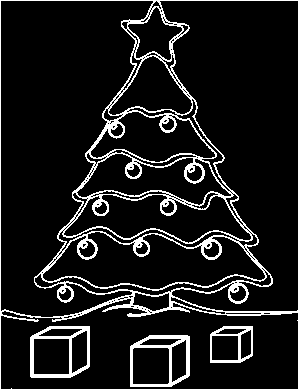
#> input picture sheet06/images/xmas.png, 298 x 389 px
$ jupyter execute --allow-errors sheet06.ipynb   (shell and % lines are left out)
#> lines starting #> are read from the running program, lines starting #| are printed output that depends on the picture
Osnabrück University - Computer Vision (Winter Term 2018/19) - Prof. Dr.-Ing. G. Heidemann, Ulf Krumnack, Axel Schaffland

# Exercise Sheet 06: Hough Transform

## Introduction

This week's sheet should be solved and handed in before the end of **Sunday, December 16, 2018**. If you need help (and Google and other resources were not enough), feel free to contact your groups' designated tutor or whomever of us you run into first. Please upload your results to your group's Stud.IP folder.

## Assignment 0: Math recap (Eigenvectors and Eigenvalues) [0 Points]

This exercise is supposed to be very easy, does not give any points, and is voluntary. There will be a similar exercise on every sheet. It is intended to revise some basic mathematical notions that are assumed throughout this class and to allow you to check if you are comfortable with them. Usually you should have no problem to answer these questions offhand, but if you feel unsure, this is a good time to look them up again. You are always welcome to discuss questions with the tutors or in the practice session. Also, if you have a (math) topic you would like to recap, please let us know.

**a)** What is an eigenvector of a matrix/a linear mapping? What are eigenvalues?

YOUR ANSWER HERE

**b)** What is the characteristic polynomial of a matrix? How is it related to eigenvalues? What are algebraic and geometric multiplicity of an eigenvalue?

YOUR ANSWER HERE

**c)** What is the spectrum of a matrix? What does the spectral theorem state?

YOUR ANSWER HERE

**d)** [bonus task]: Numpy/Scipy provide functions to compute eigenvalues. Lookup these functions and apply them to an example.

[cell 1]
# YOUR CODE HERE

## Assignment 1: Hough transform [6 Points]

**a)** Explain in your own words the idea of Hough transform. What is an accumulator space? In what sense can the Hough transform be seen as a model-based approach?

>Hough transform is a technique to detect shapes that can easily be represented in mathematical form (in that sense it is model-based). The idea being that with n parameters that describe the sought after shape, we can span an n-dimensional space of all possible combinations of parameters. For each point in out image we look for all shape configurations that would include that point.We then proceed to to increment the value of the corresponding bin in our n-dimensional space by one, which is why it's called the accumulator space. The maxima within a given threshold of that space are the candidates for our shapes.

**b)** What is linear Hough transform? What does a point in the linear Hough space represent? Explain the meaning of the two coordinates.

> The linear Hough transform is the above technique applied to the shape of a line, which can be represented as y=mx+c or in parametric form, as ρ=xcosθ+ysinθ.
There's only two parameters neccessary to describe a line(m and c/ρ and θ) , leading to a 2-dimensional accumulatos space. Each point in that space represents a combinations of those two parameters. In case of y=mx+c they describe slope and intercept of the line, in case of the parametric form the perpendicular distance from origin to the line, and the angle formed by this perpendicular line and horizontal axis.

**c)**  How are points, lines, polygons transformed by linear Hough transform? What about parallel lines? Try different configurations using the functions `point`, `line`, `polygon` below. Use the function `skimage.transform.hough_line` to display these examples.

> Each pixel ist transformed to a curve representing the possible parameter assignments that would let a line intersect that point.
Therefore a point is a single curve and a line is a number of curves intersecting in the point that represents the line. A polygon is basically 4 lines, represented in accumulator space by the 4 points where interesection occured the most. Parallel lines differ only in one parameter, which is their intercept or in the case below the distance to the origin.

[cell 2]
from skimage.transform import hough_line
import matplotlib.pyplot as plt
import numpy as np

steps = lambda p,q : max(map(lambda x,y: abs(x-y), p, q))+1
coords = lambda p,q,s : tuple([np.linspace(x,y,s,dtype=np.uint16) for x,y in zip(p,q)])

def point(img, p):
    "Insert a point in the black/white image at position p"
    img[p] = 1

def line(img, p, q):
    "Insert a line from p to q in the black/white image"
    img[coords(p,q,steps(p,q))] = 1

def polygon(img, vertices):
    "Insert a (closed) polygon given by a list of points into the black/white image"
    for p, q in zip(vertices, vertices[1:]+vertices[0:1]):
        line(img,p,q)

img = np.zeros((100,100))

# YOUR CODE HERE

rand = lambda : np.random.randint(0,80)

# [16 lines of commented-out code are left out]
polygon(img,[(rand(),rand()),(rand(),rand()),(rand(),rand()),(rand(),rand())])


plt.figure(figsize=(12, 4))
plt.gray()
plt.subplot(1,2,1) ; plt.title('Image'); plt.imshow(img, origin = 'lower')

out, angles, d = hough_line(img)
plt.subplot(1,2,2) ; plt.title('Hough transform (skimage)');
plt.xlabel('Angles (degrees)')
plt.ylabel('Distance (pixels)')
plt.imshow(np.log(1 + out), extent=[np.rad2deg(angles[-1]), np.rad2deg(angles[0]), d[-1], d[0]], origin = 'lower')
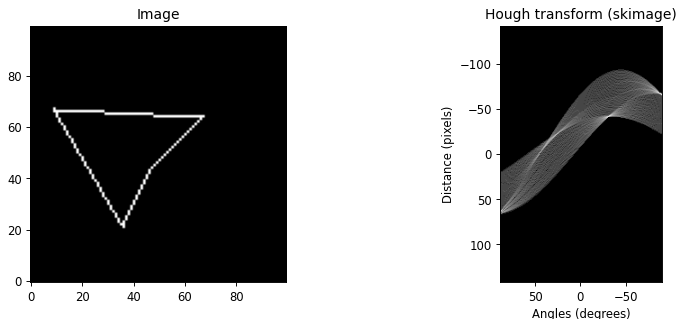
#> figure drawn by matplotlib, 2 panels

## Assignment 2: Implementing Hough transform [7 Points]

**a)** Implement your own version of linear Hough transform and compare the results with the function `skimage.transform.hough_line`.

[cell 3]
from skimage.transform import hough_line
from skimage import filters
import matplotlib.pyplot as plt
import numpy as np
import math
import warnings
warnings.filterwarnings('ignore')

def my_hough_line(img, angles=180):
    """
    Apply linear Hough transform to the given image.

    Arguments:
        img: numpy.ndarray
            The binary image to transform
        angles: int
            The number of angles to consider.
    Result:
        accumulator: numpy.ndarray
            The accumulator space.
    """
#> called with angles = 180
    # indices of edge pixels found with sobel filter
    edge_idx = np.transpose(np.nonzero(filters.sobel(img)))

    # image dimensions
    width, height = img.shape
    diag_len = int(np.ceil(np.linalg.norm([width, height])))

    # angles in radians
    thetas = np.deg2rad(np.arange(-angles//2, angles//2))
    # cached values
    theta_cache = list(zip(np.cos(thetas), np.sin(thetas)))

    # hough transform accumulator space
    accumulator = np.zeros((2*diag_len, len(thetas)), dtype=np.uint64)

    for (x,y) in edge_idx:
        for idx, (cos_t, sin_t) in enumerate(theta_cache):
            #cos_t, sin_t = value
            rho = int(np.round(x*cos_t + y*sin_t) + diag_len)
            accumulator[rho, idx] += 1

    return accumulator

img = np.zeros((100,100))

# You may try different paintings here:
#point(img, (10,10))
#line(img,(10,20),(70,20))
polygon(img,[(20,10),(80,50),(80,80),(30,60)])

plt.figure(figsize=(12, 4))
plt.gray()
plt.subplot(1,3,1) ; plt.title('Image'); plt.imshow(img, origin = 'lower')

out, angles, d = hough_line(img)
plt.subplot(1,3,2) ; plt.title('Hough transform (skimage)');
plt.xlabel('Angles (degrees)')
plt.ylabel('Distance (pixels)')
plt.imshow(np.log(1 + out), extent=[np.rad2deg(angles[-1]), np.rad2deg(angles[0]), d[-1], d[0]], origin = 'lower')

my_out = my_hough_line(img)
plt.subplot(1,3,3) ; plt.title('Hough transform (own implementation)');
plt.xlabel('Angles (degrees)')
plt.ylabel('Distance (pixels)')
plt.imshow(np.log(1+my_out), extent=[0, 180, -144, 144])
plt.show()
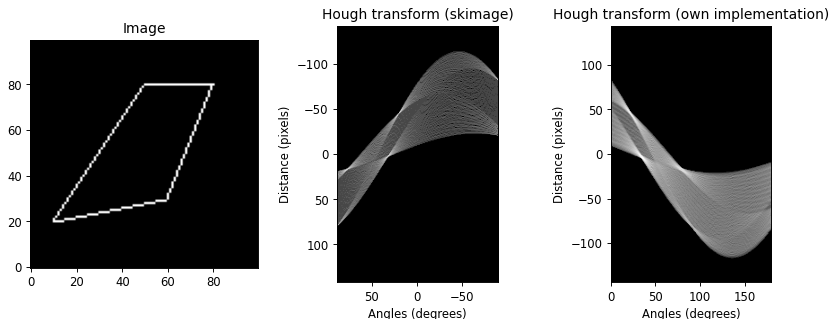
#> figure drawn by matplotlib, 3 panels

**b)** Under which conditions is (linear) Hough transform invertible? Try to implement an inverse linear Hough transform.

YOUR ANSWER HERE

[cell 4]
from skimage.transform import hough_line
import matplotlib.pyplot as plt
import numpy as np


# YOUR CODE HERE

def my_inverse_hough_line(accumulator, shape):
    """Compute an inverse Hough transform, i.e. compute the image from the accumulator space.

    Arguments:
        accumulator: numpy.ndarray
        shape: tuple
            The shape (dimensions) of the image to be created

    Result:
        img: numpy.ndarray
            The image created from the accumulator space.
    """
    img = np.zeros(shape, np.uint64)

    # YOUR CODE HERE
    return img

img = np.zeros((100,100))

#point(img, (10,10))
#line(img,(10,20),(70,20))
#line(img,(20,10),(20,70))
polygon(img,[(10,30),(50,50),(10,70)])

plt.figure(figsize=(12, 4))
plt.gray()
plt.subplot(1,3,1) ; plt.title('Image'); plt.imshow(img, origin = 'lower')

out, angles, d = hough_line(img)
plt.subplot(1,3,2) ; plt.title('Hough transform (skimage)');
plt.xlabel('Angles (degrees)')
plt.ylabel('Distance (pixels)')
plt.imshow(np.log(1 + out), extent=[np.rad2deg(angles[-1]), np.rad2deg(angles[0]), d[-1], d[0]])

img2 = my_inverse_hough_line(out, img.shape)
plt.subplot(1,3,3) ; plt.title('Inverse Hough transform');
plt.imshow(img2, origin = 'lower')
plt.show()
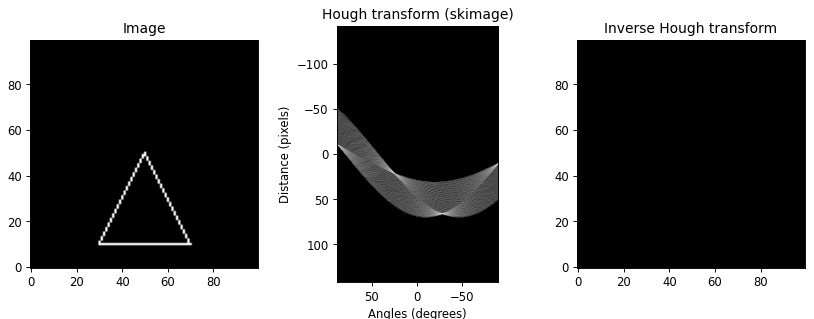
#> figure drawn by matplotlib, 3 panels

## Assignment 3: Circular Hough [7 Points]

**a)** Explain the idea of circular Hough transform. How many dimensions does the accumulator space have and what do they represent? What practical problems do you expect when computing circular Hough transform?

> In a two-dimensional space, a circle can be described by:( x − a )<sup>2</sup> + ( y − b )2<sup>2</sup> = r<sup>2</sup>
Therefore we are left with 3 parameters (a,b and r) to find assignments for, meaning the accumulator space is 3-dimensional. Due to the curse of dimensionality that additional parameter leads to increased computation and storage cost. This can be somewhat remedied in cases where we're only looking for circles of certain radii, e.g. the below mentioned eye tracking.

**b)** Now implement circular hough transform. First think how the accumulator space should be represented. You may provide an additional parameter to only look for circles of a given radius (or a range of radii). Then apply it to the image `xmas.png` to detect the balls. Mark them in the original image. (Bonus task: also detect the presents using linear Hough transform).

[cell 5]
from skimage.transform import hough_line
from scipy import misc
import matplotlib.pyplot as plt
import numpy as np

from skimage import filters
import math
import warnings
warnings.filterwarnings('ignore')

# load the image
img = plt.imread('images/xmas.png')
#> img: shape (389, 298) float32; values 0 (black) and 1 (white), 10% white in thin lines or dots

# YOUR CODE HERE
def my_hough_circ(img, radius, theta=360):
    """
    Apply circualr Hough transform to the given image.

    Arguments:
        img: numpy.ndarray
            The binary image to transform
        radius: int
            The radius to consider.
        theta: int
            angle of circle
    Result:
        accumulator: numpy.ndarray
            The accumulator space.
    """
#> called with radius = 20, theta = 360
    # indices of edge pixels found with sobel filter
    edge_idx = np.transpose(np.nonzero(filters.sobel(img)))
#> edge_idx = 20777 pairs, first value 0 to 388, second value 0 to 297


    # accumulator space
    #accumulator = np.zeros(img.shape, dtype=np.uint64)
    accumulator = np.zeros((500,500), dtype=np.uint64)

    for (x,y) in edge_idx:

        #in ab-space increment along circle of given radius with center x,y
        circle=np.ogrid[x-radius:x+radius+1,y-radius:y+radius+1]
        accumulator[circle] += 1
#> this loop made 1 pass
#> (x, y) on pass 1: (0, 0)
#> accumulator: shape (500, 500) uint64; every value is 0

    return accumulator

    #maxima of the accumulator are the centres of circles with given radius


#> (the rest of this cell did not finish here and is left out)
